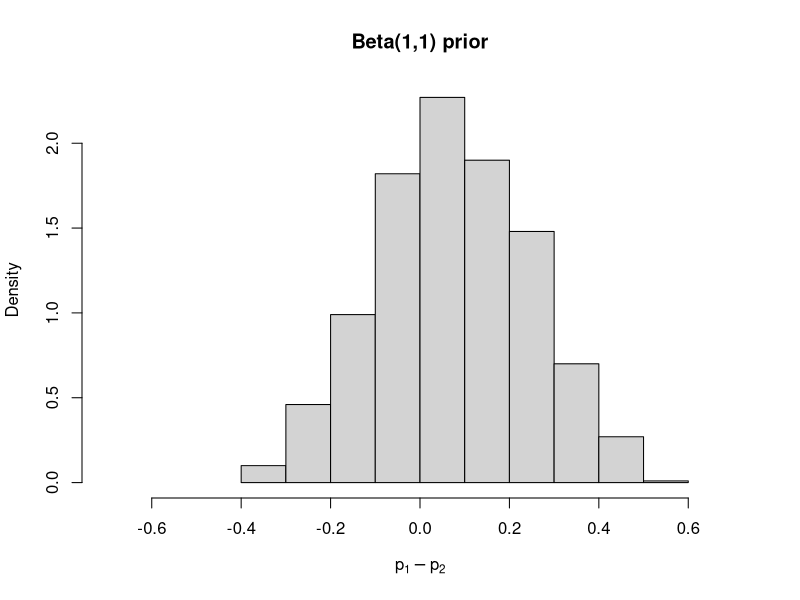
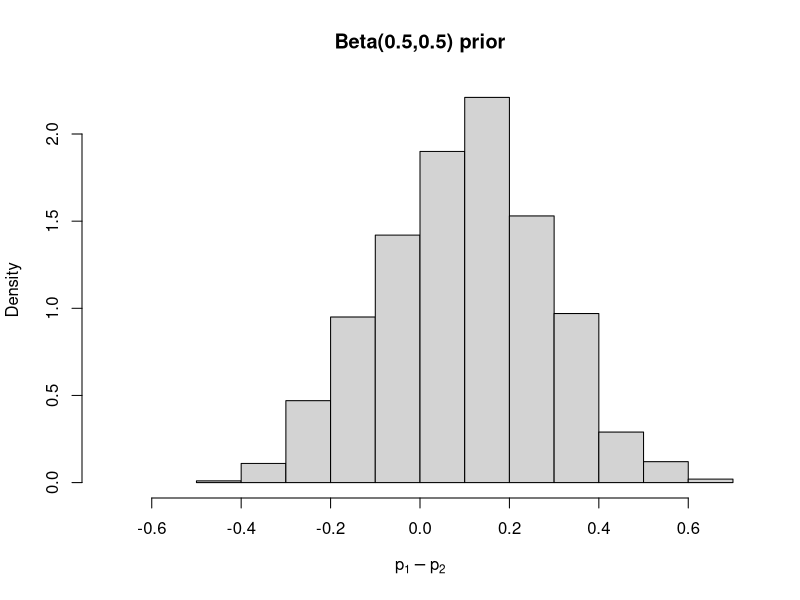
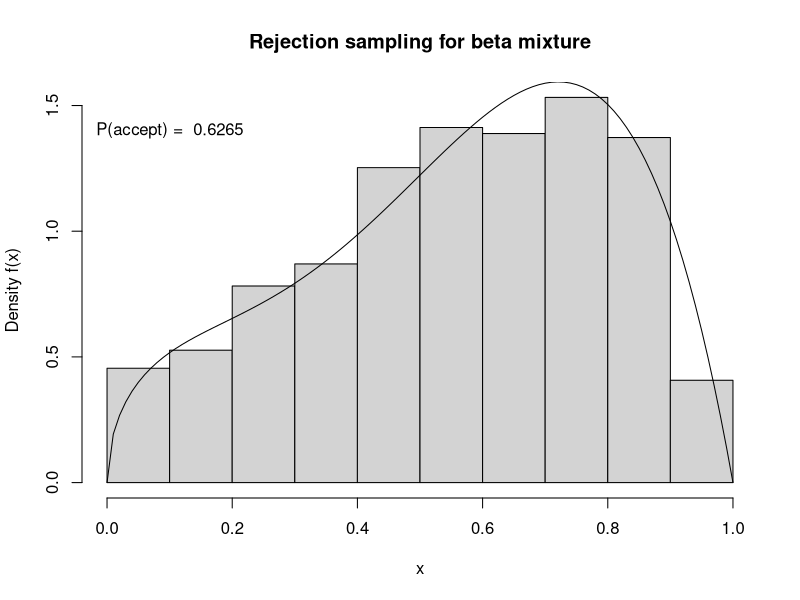
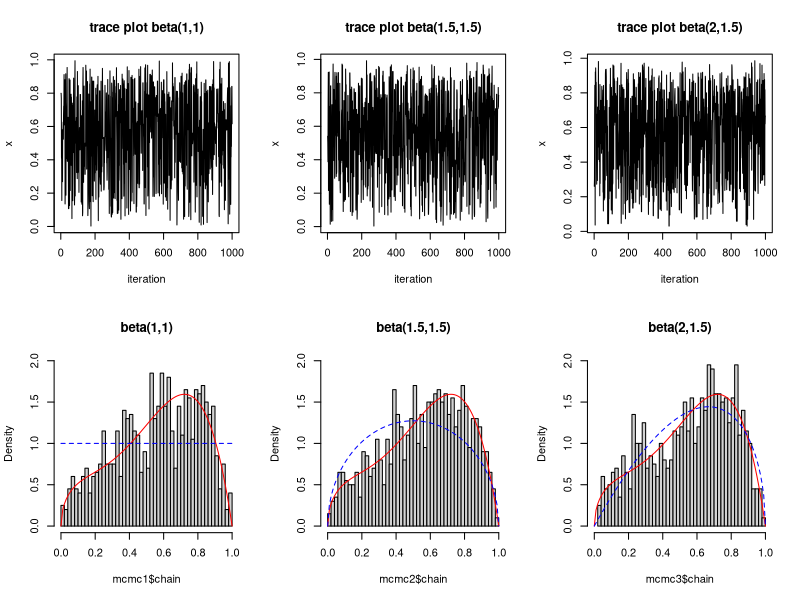
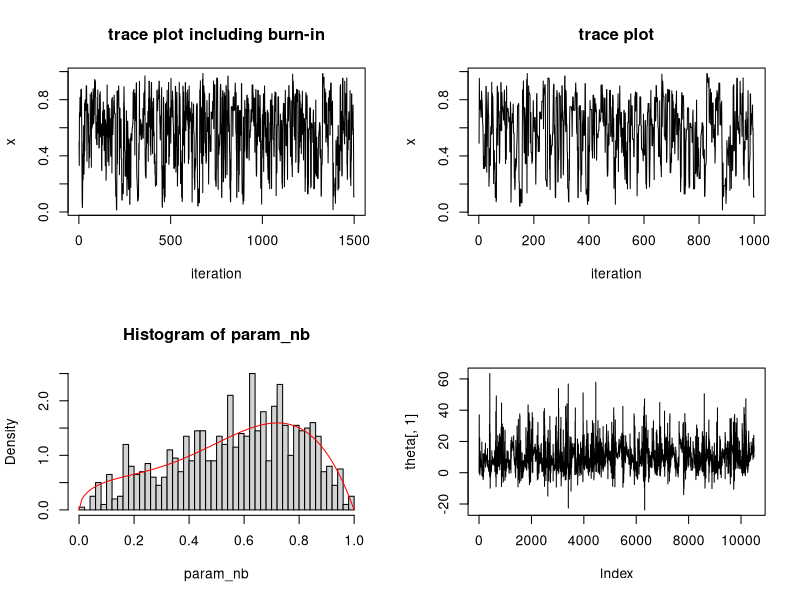
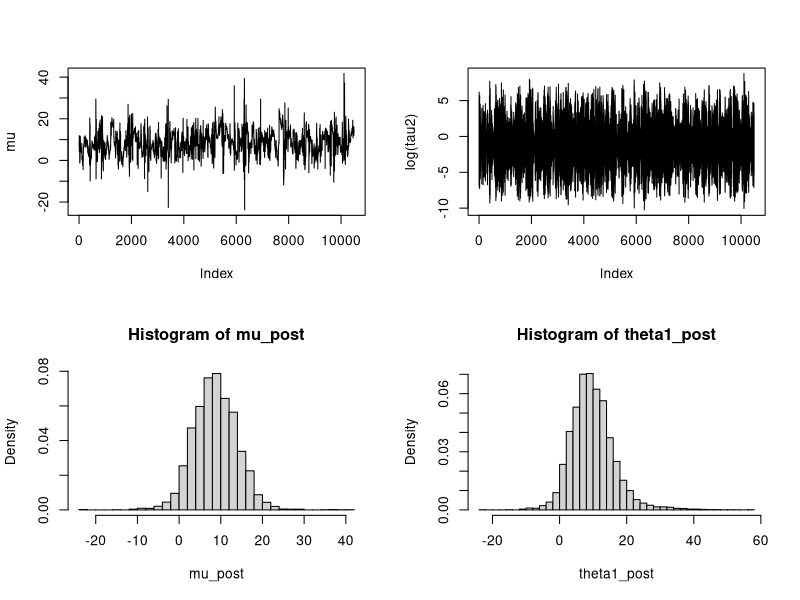
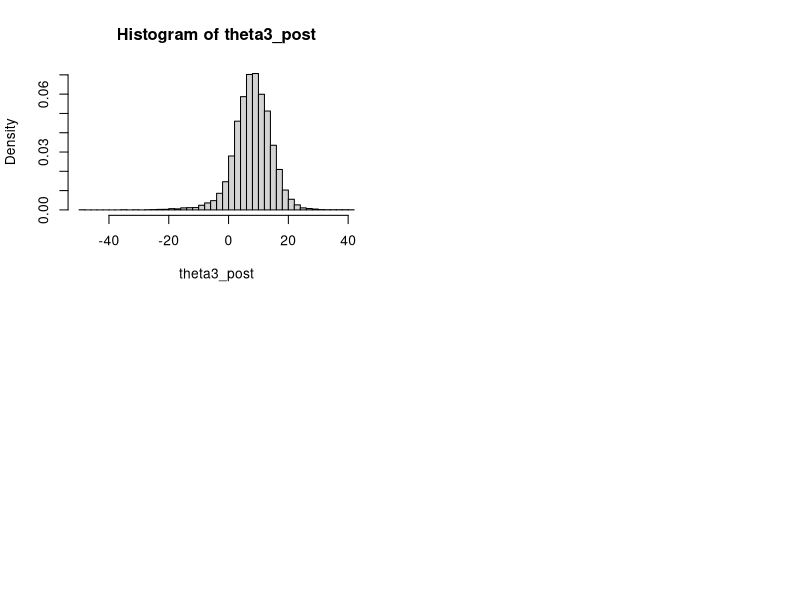

These charts were generated, in order, by the following R code:
## ---- chunk 1
knitr::opts_chunk$set(echo = TRUE)
## ---- chunk 2
set.seed(123)
# data
n1 <- 10; y1 <- 6; n2 <- 20; y2 <- 10; 
# same priors for treatments 1 and 2. for these priors, alpha = beta
ab_flat <- 1
ab_jeff <- 0.5

# take 1000 samples from p1 - p2
nsamples <- 1000
# flat prior
post_p1_flat <- rbeta(nsamples, shape1 = ab_flat + y1, shape2 = n1 - y1 + ab_flat)
post_p2_flat <- rbeta(nsamples, shape1 = ab_flat + y2, shape2 = n2 - y2 + ab_flat)
post_diff_flat <- post_p1_flat - post_p2_flat

# jeffrey's prior
post_p1_jeff <- rbeta(nsamples, shape1 = ab_jeff + y1, shape2 = n1 - y1 + ab_jeff)
post_p2_jeff <- rbeta(nsamples, shape1 = ab_jeff + y2, shape2 = n2 - y2 + ab_jeff)
post_diff_jeff <- post_p1_jeff - post_p2_jeff

# plot histograms of posterior
xlim_diff <- c(-0.7, 0.7)
hist(post_diff_flat, prob = TRUE, xlab = expression(p[1] - p[2]), 
     main = "Beta(1,1) prior", xlim = xlim_diff)
hist(post_diff_jeff, prob = TRUE, xlab = expression(p[1] - p[2]), 
     main = "Beta(0.5,0.5) prior", xlim = xlim_diff)

# get 95% posterior CrI
CI_diff_flat <- round(quantile(post_diff_flat, c(0.025, 0.975)), 2)
CI_diff_jeff <- round(quantile(post_diff_jeff, c(0.025, 0.975)), 2)
## ---- chunk 3
# get from posterior simulations
p_diff_flat <- sum(post_diff_flat > 0) / nsamples
p_diff_jeff <- sum(post_diff_jeff > 0) / nsamples
## ---- chunk 4
# # flat prior
# integrate(dbeta, 0, 1, shape1 = ab_flat + y1, shape2 = n1 - y1 + ab_flat)
# dbeta(shape1 = ab_flat + y2, shape2 = n2 - y2 + ab_flat)
# post_diff_flat <- post_p1_flat - post_p2_flat
# 
# # jeffrey's prior
# post_p1_jeff <- rbeta(nsamples, shape1 = ab_jeff + y1, shape2 = n1 - y1 + ab_jeff)
# post_p2_jeff <- rbeta(nsamples, shape1 = ab_jeff + y2, shape2 = n2 - y2 + ab_jeff)
# post_diff_jeff <- post_p1_jeff - post_p2_jeff

## ---- chunk 5
beta3 <- function(x) 0.7*dbeta(x, 4, 2) + 0.3*dbeta(x, 1.5, 3)
## ---- chunk 6
set.seed(123)
# use U(0,1) as a proposal distn g(x)
# find scalar m, to make m * g(x) > f(x)
# max(beta3(seq(0, 1, length.out = 1000))) # 1.594115

# reject-accept sampling
beta3_reject <- function(n, m = 1.6) {
  y <- runif(n) # proposal
  ratio <- beta3(y)/m # f(y) / m*g(y); note, g(y) = 1 for g(y) ~ Uniform(0,1)
  u <- runif(n) # to compare with ratio
  accept <- u < ratio
  samples <- y[accept]
  return(list(samples = samples, p.accept = length(samples)/n))
}

# generate 1000 samples
samples_rej <- beta3_reject(2000)

# plot histogram and true density
hist(samples_rej$samples, prob = TRUE, 
     main = "Rejection sampling for beta mixture",
     ylab = "Density f(x)",
     xlab = "x")
curve(beta3(x), 0, 1, add = TRUE)
text(0.1, 1.4, labels = paste("P(accept) = ", samples_rej$p.accept))
## ---- chunk 7
set.seed(123)

# MH function using beta jump distribution
# This is an "independent" MH algorithm, since the proposals are independent of the previous iteration
mh_beta <- function (a, b, n.burn = 500, n.iter = 1000, param.init = 0.5) {
  # initialize vectors 
  param <- vector("numeric", length = n.burn + n.iter)
  moved <- vector(length = length(param) - 1)
  param[1] <- param.init # set initial value
  
  # MH algorithm
  for (iter in 2:(n.burn + n.iter)) {
    proposal <- rbeta(1, shape1 = a, shape2 = b)
    p_accept <- (beta3(proposal) / dbeta(proposal, shape1 = a, shape2 = b)) / 
      (beta3(param[iter - 1]) / dbeta(param[iter - 1], shape1 = a, shape2 = b))
    if(is.nan(p_accept)) print("NaN")
    ifelse(runif(1) < p_accept, # check if proposal is accepted
           {param[iter] <- proposal; moved[iter-1] <- TRUE}, # accept proposal and move
           param[iter] <- param[iter - 1]) # reject proposal and use last value
  } 
  # calculate movement probability
  p.moved <- sum(moved) / length(moved)
  # return chain, movement probability, and simulation parameters
  return(list(full.chain = param, 
              chain = param[(n.burn + 1):(n.burn + n.iter)], 
              p.moved = p.moved, n.burn = n.burn, n.iter = n.iter, 
              param.init = param.init, a = a, b = b))
}

# MH simulation for each beta jump distribution
mcmc1 <- mh_beta(1, 1)
mcmc2 <- mh_beta(1.5, 1.5)
mcmc3 <- mh_beta(2, 1.5)
## ---- chunk 8
par(mfrow = c(2,3))

# plot trace
plot(mcmc1$chain, type = "l", main = "trace plot beta(1,1)", xlab = "iteration", ylab = "x")
plot(mcmc2$chain, type = "l", main = "trace plot beta(1.5,1.5)", xlab = "iteration", ylab = "x")
plot(mcmc3$chain, type = "l", main = "trace plot beta(2,1.5)", xlab = "iteration", ylab = "x")

# plot posterior histogram with true density and jump distn overlaid
hist(mcmc1$chain, nclass = 40,prob = TRUE, main = "beta(1,1)", ylim = c(0,2), xlim = c(0,1))
curve(beta3(x), add = TRUE, col = "red")
curve(dbeta(x, 1,1), add = TRUE, col = "blue", lty = 2)
hist(mcmc2$chain, nclass = 40,prob = TRUE, main = "beta(1.5,1.5)", ylim = c(0,2), xlim = c(0,1))
curve(beta3(x), add = TRUE, col = "red")
curve(dbeta(x, 1.5, 1.5), add = TRUE, col = "blue", lty = 2)
hist(mcmc3$chain, nclass = 40,prob = TRUE, main = "beta(2,1.5)", ylim = c(0,2), xlim = c(0,1))
curve(beta3(x), add = TRUE, col = "red")
curve(dbeta(x, 2, 1.5), add = TRUE, col = "blue", lty = 2)

## ---- chunk 9
par(mfrow = c(2,2))

set.seed(123)
burnin <- 500
nsamples <- 1000

# initialize vectors and set parameters
param <- vector("numeric", length = burnin + nsamples)
moved <- vector(length = length(param) - 1)
param[1] <- 0.5 # initial parameter
sd_prop <- 0.3  # sd of normal proposal distn

for (iter in 2:(burnin + nsamples)) {
  proposal <- rnorm(1, mean = param[iter - 1], sd = sd_prop)
  p_accept <- beta3(proposal) / beta3(param[iter - 1])
  if(is.nan(p_accept)) print("NaN")
  ifelse(runif(1) < p_accept, # check if proposal is accepted
         {param[iter] <- proposal; moved[iter-1] <- TRUE}, # accept proposal and move
         param[iter] <- param[iter - 1]) # reject proposal and use last value
}

plot(param, type = "l", main = "trace plot including burn-in", xlab = "iteration", ylab = "x")

param_nb <- param[(burnin+1):(burnin + nsamples)]
plot(param_nb, type = "l", main = "trace plot", xlab = "iteration", ylab = "x")
hist(param_nb, nclass = 40,prob = TRUE)
curve(beta3(x), add = TRUE, col = "red")
## ---- chunk 10
# acceptance or "moving" probability
(prob_moved <- sum(moved) / length(moved))
## ---- chunk 11
# data
sat <- data.frame(matrix(c("A", 28, 15,
"B", 8, 10,
"C", -3, 16,
"D", 7, 11,
"E", -1, 9,
"F", 1, 11,
"G", 18, 10,
"H", 12, 18), 
byrow = TRUE, nrow = 8, ncol = 3))
names(sat) <- c("school", "y", "se")
sat$y <- as.numeric(sat$y)
sat$se <- as.numeric(sat$se)
# print table
knitr::kable(sat)
## ---- chunk 12
set.seed(123)
# gibbs sampler
# iterations
n.burn <- 500
n.iter <- 10000
# init values
nschool <- nrow(sat)
theta.init <- rep(0, nschool)
mu.init <- mean(sat$y)
tau2.init <- mean(sat$se^2)

# initialize storage data structures
theta <- matrix(0, nrow = n.burn + n.iter, ncol = nschool)
mu <- tau2 <- vector("numeric", length = n.burn + n.iter)

# set inits
theta[1,] <- theta.init
mu[1] <- mu.init
tau2[1] <- tau2.init

# gibbs sampling
for (iter in 2:(n.burn + n.iter)) {
  # sample theta from normal
  theta_mu_numerator <- (sat$y/(sat$se^2)) + (mu[iter-1]/tau2[iter-1])
  theta_mu_denominator <- (1/sat$se^2 + 1/tau2[iter-1])
  theta_var <- 1/theta_mu_denominator
  theta[iter,] <- rnorm(nschool, mean = theta_mu_numerator/theta_mu_denominator, sd = sqrt(theta_var))
  
  # sample mu from normal
  theta_bar <- mean(theta[iter,])
  mu[iter] <- rnorm(1, mean = theta_bar, sd = sqrt(tau2[iter-1]/nschool))
  
  # sample tau^2 from inverse gamma
  tau2[iter] <- 1/rgamma(1, shape = (nschool -1)/2, scale = 0.5 * sum((theta[iter,] - mu[iter])^2))
}
## ---- chunk 13
plot(theta[,1], type = "l")
plot(mu, type = "l")
plot(log(tau2), type = "l")
## ---- chunk 14
mu_post <- mu[(n.burn + 1):(n.burn + n.iter)]
hist(mu_post, nclass = 40, prob = TRUE)
(CI_mu <- quantile(mu_post, c(0.025, 0.975)))
## ---- chunk 15
theta1_post <- theta[(n.burn + 1):(n.burn + n.iter),1]
hist(theta1_post, nclass = 40, prob = TRUE)
(CI_theta1 <- quantile(theta1_post, c(0.025, 0.975)))
## ---- chunk 16
theta3_post <- theta[(n.burn + 1):(n.burn + n.iter),3]
diff13_post <- theta1_post - theta3_post
hist(theta3_post, nclass = 40, prob = TRUE)
(CI_diff13 <- quantile(diff13_post, c(0.025, 0.975)))
## ---- chunk 17
max_post <- apply(theta[(n.burn + 1):(n.burn + n.iter),-1], 1, max)
theta1_vs_max_post <- theta1_post - max_post
(prob_theta1_bigger <- sum(theta1_vs_max_post > 0) / length(theta1_vs_max_post))
